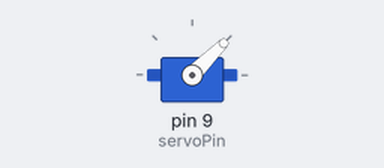
Recording of a sketch running on a simulated Arduino Uno, built with avr-gcc and run on an emulated ATmega328P. On the bench: servo.

Above: at 0.05 s.
Timing chart, 0 to 4.6 s (numbered marks = the images above):
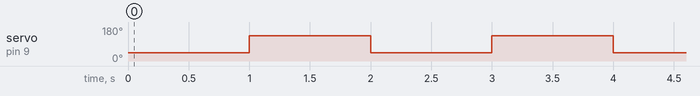

The sketch:

ServoMotor_example.ino
```cpp
#include <Servo.h>
#define servoPin 9 //サーボモーターのピンを設定
Servo myservo; //サーボモーターのインスタンスを作成

void setup()
{
  myservo.attach(servoPin); //サーボモーターのピンをインスタンスに設定
}

void loop() {
  myservo.write(45);  // サーボモータの角度を指定 ※無限回転サーボの場合は速度と向きの指定 90を停止、0と180度で逆回転の最高速
  delay(1000);
  myservo.write(135); //サーボモータの角度を指定　同上
  delay(1000);
}
```

Measured:
- by itself, servo on pin 9 (servoPin): alternates 135° for 1.0 s and 45° for 1.0 s
